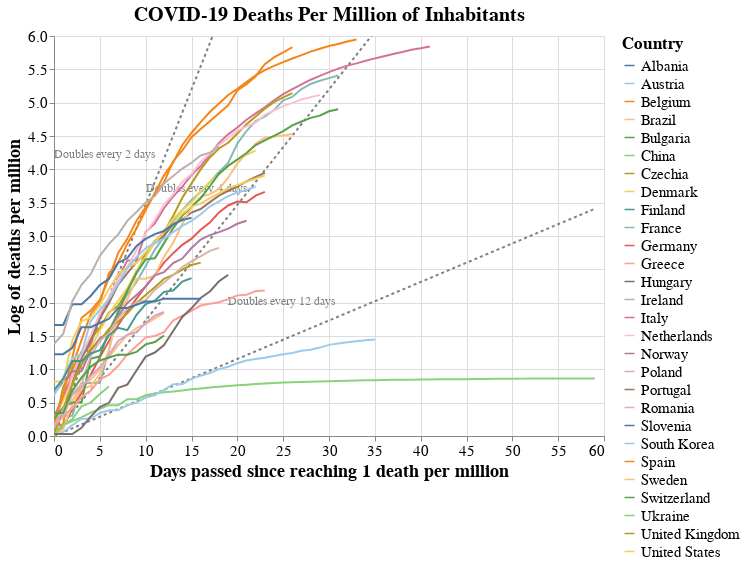

Notebook code for this chart:
### Code cell
#hide_input
# Stack data to get it to Altair dataframe format
data_countries_pc2 = data_countries_pc.copy()
for i in range(0,len(countries)):
    data_countries_pc2[i] = data_countries_pc2[i].reset_index()
    data_countries_pc2[i]['n_days'] = data_countries_pc2[i].index
    data_countries_pc2[i]['log_cases'] = np.log(data_countries_pc2[i]["total_cases"])
data_plot = data_countries_pc2[0]
for i in range(1, len(countries)):    
    data_plot = pd.concat([data_plot, data_countries_pc2[i]], axis=0)
data_plot["trend_2days"] = np.log(2)/2*data_plot["n_days"]
data_plot["trend_4days"] = np.log(2)/4*data_plot["n_days"]
data_plot["trend_12days"] = np.log(2)/12*data_plot["n_days"]
data_plot["trend_2days_label"] = "Doubles every 2 days"
data_plot["trend_4days_label"] = "Doubles evey 4 days"
data_plot["trend_12days_label"] = "Doubles every 12 days"


# Plot it using Altair
source = data_plot

scales = alt.selection_interval(bind='scales')
selection = alt.selection_multi(fields=['location'], bind='legend')

base = alt.Chart(source, title = "COVID-19 Deaths Per Million of Inhabitants").encode(
    x = alt.X('n_days:Q', title = "Days passed since reaching 1 death per million"),
    y = alt.Y("log_cases:Q",title = "Log of deaths per million"),
    color = alt.Color('location:N', legend=alt.Legend(title="Country", labelFontSize=15, titleFontSize=17),
                     scale=alt.Scale(scheme='tableau20')),
    opacity = alt.condition(selection, alt.value(1), alt.value(0.1))
)

lines = base.mark_line().add_selection(
    scales
).add_selection(
    selection
).properties(
    width=chart_width,
    height=chart_height
)

trend_2d = alt.Chart(source).encode(
    x = "n_days:Q",
    y = alt.Y("trend_2days:Q",  scale=alt.Scale(domain=(0, max(data_plot["log_cases"])))),
).mark_line(color="grey", strokeDash=[3,3])


labels = pd.DataFrame([{'label': 'Doubles every 2 days', 'x_coord': 6, 'y_coord': 4},
                       {'label': 'Doubles every 4 days', 'x_coord': 16, 'y_coord': 3.5},
                       {'label': 'Doubles every 12 days', 'x_coord': 25, 'y_coord': 1.8},
                      ])
trend_label = (alt.Chart(labels)
                    .mark_text(align='left', dx=-55, dy=-15, fontSize=12, color="grey")
                    .encode(x='x_coord:Q',
                            y='y_coord:Q',
                            text='label:N')
                   )

trend_4d = alt.Chart(source).mark_line(color="grey", strokeDash=[3,3]).encode(
    x = "n_days:Q",
    y = alt.Y("trend_4days:Q",  scale=alt.Scale(domain=(0, max(data_plot["log_cases"])))),
)

trend_12d = alt.Chart(source).mark_line(color="grey", strokeDash=[3,3]).encode(
    x = "n_days:Q",
    y = alt.Y("trend_12days:Q",  scale=alt.Scale(domain=(0, max(data_plot["log_cases"])))),
)


plot1= (
(trend_2d + trend_4d + trend_12d + trend_label + lines)
.configure_title(fontSize=20)
.configure_axis(labelFontSize=15,titleFontSize=18)
)
#plot1.save(("../images/covid-permillion-trajectories.png"))
plot1

### Figure 1 — Vega-Lite specification as saved in the notebook (floating-point values rounded to 4 significant figures; data arrays with more than 128 entries replaced by an {"elided": "..."} marker saying what was removed)
{"config": {"view": {"continuousWidth": 400, "continuousHeight": 300}, "axis": {"labelFontSize": 15, "titleFontSize": 18}, "title": {"fontSize": 20}}, "layer": [{"mark": {"type": "line", "color": "grey", "strokeDash": [3, 3]}, "encoding": {"x": {"type": "quantitative", "field": "n_days"}, "y": {"type": "quantitative", "field": "trend_2days", "scale": {"domain": [0, 5.948]}}}}, {"mark": {"type": "line", "color": "grey", "strokeDash": [3, 3]}, "encoding": {"x": {"type": "quantitative", "field": "n_days"}, "y": {"type": "quantitative", "field": "trend_4days", "scale": {"domain": [0, 5.948]}}}}, {"mark": {"type": "line", "color": "grey", "strokeDash": [3, 3]}, "encoding": {"x": {"type": "quantitative", "field": "n_days"}, "y": {"type": "quantitative", "field": "trend_12days", "scale": {"domain": [0, 5.948]}}}}, {"data": {"name": "data-cf5cfaa2f9f67721e9c0baa1e72af7ac"}, "mark": {"type": "text", "align": "left", "color": "grey", "dx": -55, "dy": -15, "fontSize": 12}, "encoding": {"text": {"type": "nominal", "field": "label"}, "x": {"type": "quantitative", "field": "x_coord"}, "y": {"type": "quantitative", "field": "y_coord"}}}, {"data": {"name": "data-5ea5f861ed48382d800b6720594f3816"}, "mark": "line", "encoding": {"color": {"type": "nominal", "field": "location", "legend": {"labelFontSize": 15, "title": "Country", "titleFontSize": 17}, "scale": {"scheme": "tableau20"}}, "opacity": {"condition": {"value": 1, "selection": "selector002"}, "value": 0.1}, "x": {"type": "quantitative", "field": "n_days", "title": "Days passed since reaching 1 death per million"}, "y": {"type": "quantitative", "field": "log_cases", "title": "Log of deaths per million"}}, "height": 400, "selection": {"selector001": {"type": "interval", "bind": "scales"}, "selector002": {"type": "multi", "fields": ["location"], "bind": "legend"}}, "title": "COVID-19 Deaths Per Million of Inhabitants", "width": 550}], "data": {"name": "data-5ea5f861ed48382d800b6720594f3816"}, "$schema": "https://vega.github.io/schema/vega-lite/v4.8.1.json", "datasets": {"data-5ea5f861ed48382d800b6720594f3816": {"elided": "681 records"}, "data-cf5cfaa2f9f67721e9c0baa1e72af7ac": [{"label": "Doubles every 2 days", "x_coord": 6, "y_coord": 4.0}, {"label": "Doubles every 4 days", "x_coord": 16, "y_coord": 3.5}, {"label": "Doubles every 12 days", "x_coord": 25, "y_coord": 1.8}]}}
